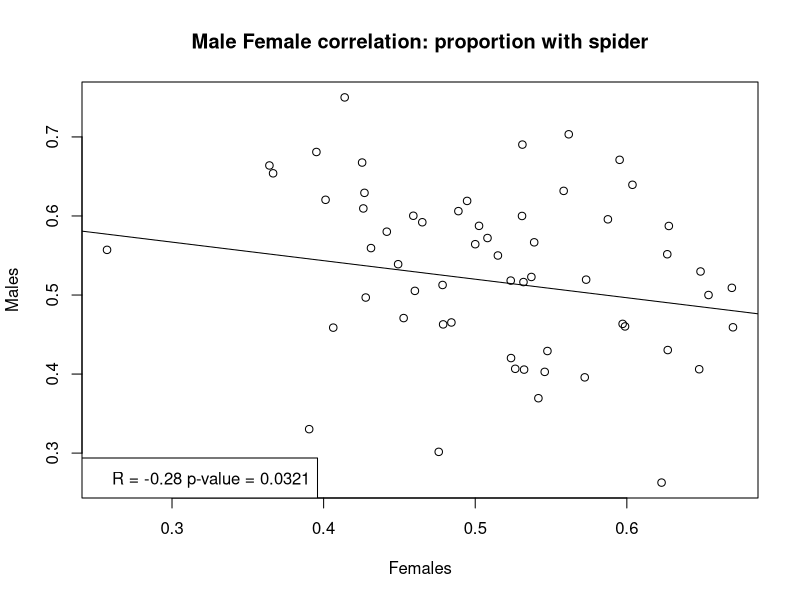
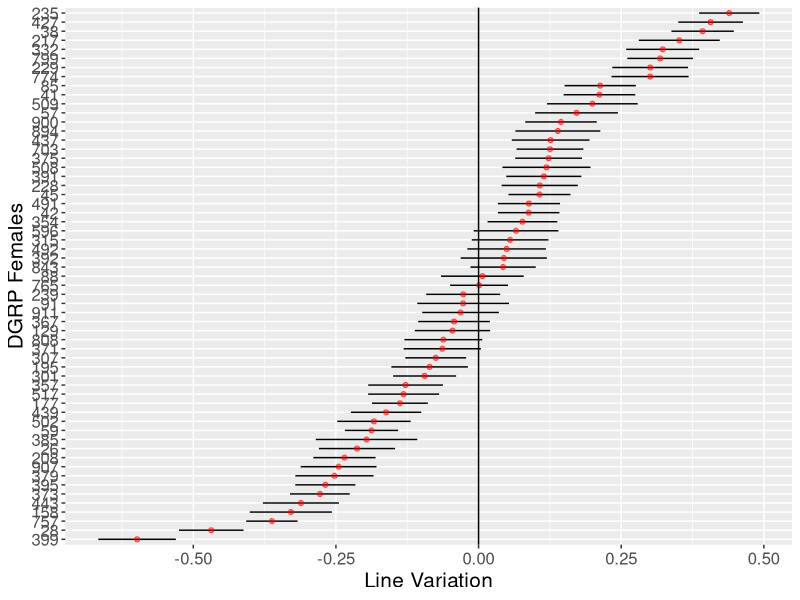
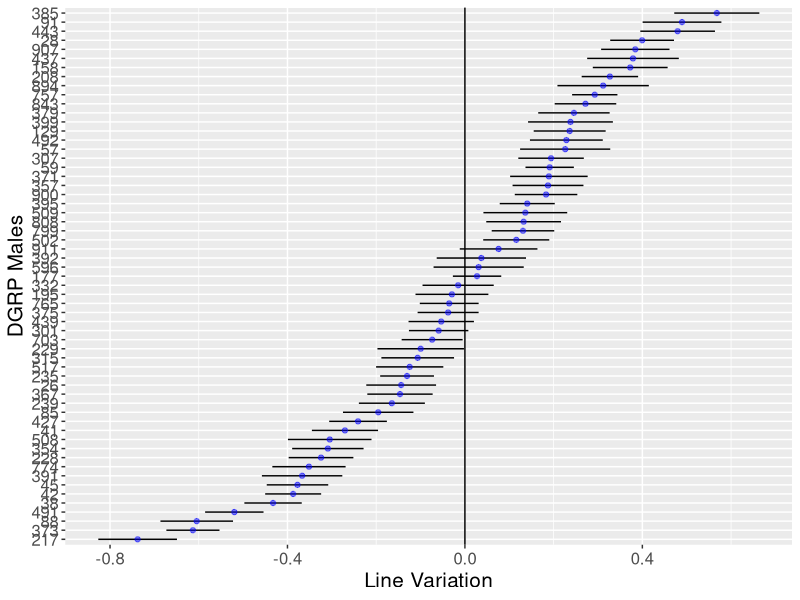
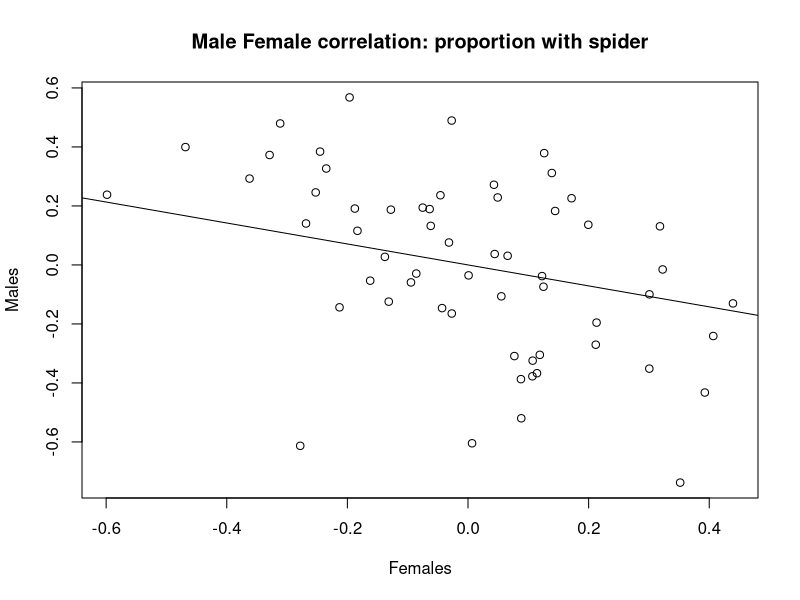
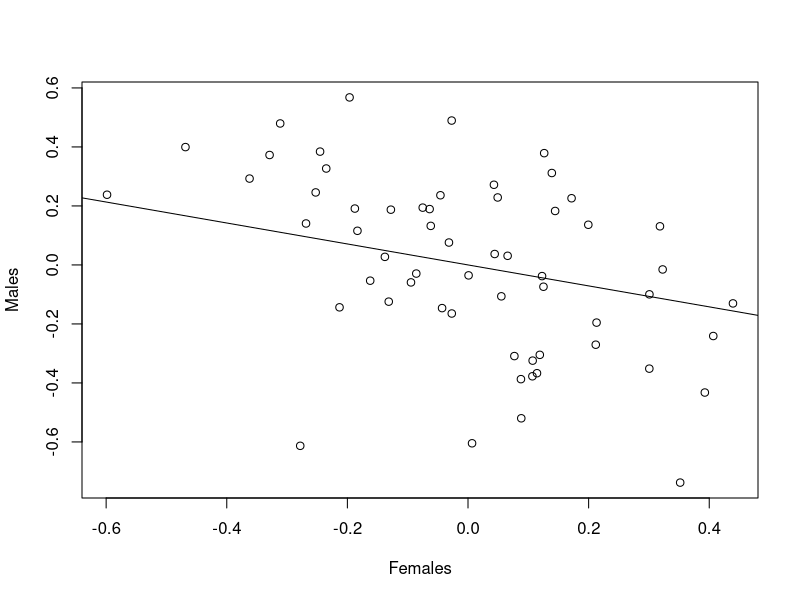
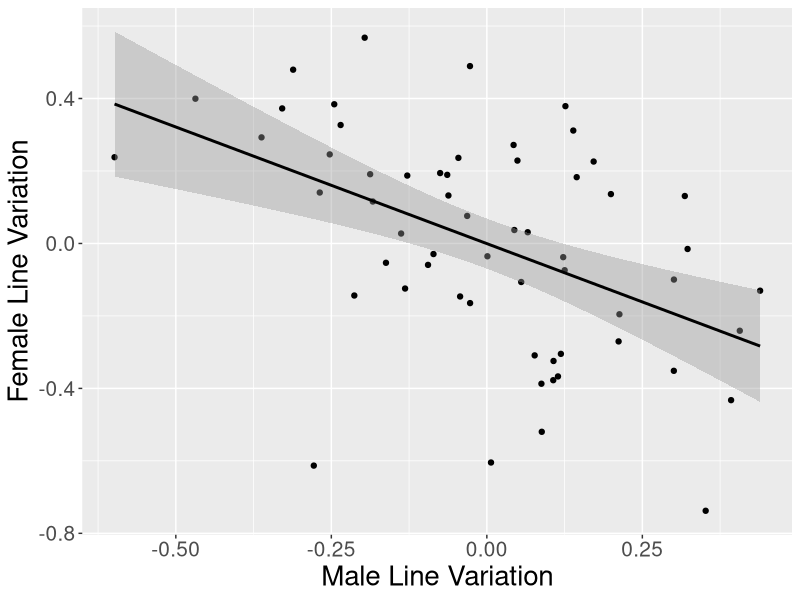
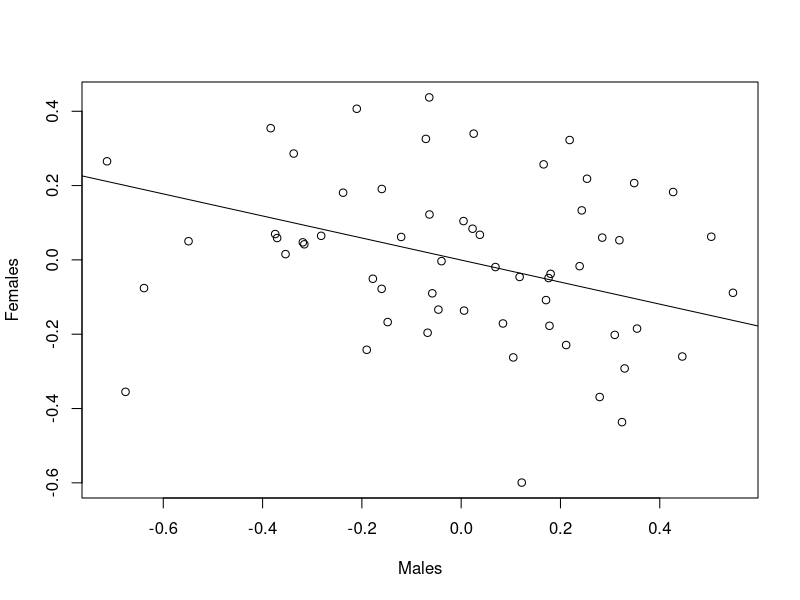

Generate these figures, in order, with R:
#Official R-code for the perception Data:

#Packages:
library(ggplot2)
library(dplyr)
library(lme4)
library(car)
library(effects)
require(lattice)

#install.packages("pbkrtest")
library("pbkrtest")

#Possibly not needed
#install.packages('Hmisc')
require(Hmisc)

perception <- read.csv('Perception_all_Data.csv', h=TRUE)

#Remove all temp, bp and humidity (not using in analysis) and 24 hour counts
#Note: Humidity showed to have some effect but beacues this is only three readings over 48 hours, day effects should incorperate changing humiduty throughout the day
head(perception)
perception <- subset(perception, select = -c(Spider_24, Not_Spider_24, Outside_24, Humidity_start, Humidity_24, Humidity_48, Temp_start, Temp_24, Temp_48, BP_Start, BP_24, BP_48) )

#DGRP as factor

perception$DGRP <- factor(perception$DGRP)

#Total those assorted into vials
perception$spiANDno_48 <- with(perception, Spider_48 + Not_Spider_48)

#Subsample of those with more than six total in vials
perception <- subset(perception, spiANDno_48 >= 6)

#New data frame with needed variables (and change some names):
DGRP_by_counts <- with(perception,
                       data.frame(DGRP, Sex, Spider=Spider_48,
                                  Not_spider=Not_Spider_48, Outside=Outside_48,
                                  Date=Start_date, Vial_total= spiANDno_48, Number=Number))

DGRP_by_counts$proportion_spider <- with(DGRP_by_counts, Spider/Vial_total)

#Data set with all DGRP lines together into one group (by sex also): inclueds mean temperature scales (and humidity) and the mean proportion with spiders and SE

DGRP_sub <-DGRP_by_counts %>%
  group_by(DGRP, Sex) %>%
  summarise(prop_spider=mean(proportion_spider),
            se =((sd(proportion_spider))/sqrt(n())))


###Sex Correlation:
with(DGRP_sub, cor(prop_spider[Sex == "Female"],prop_spider[Sex == "Male"] ))

MFcor <- with(DGRP_sub, cor(prop_spider[Sex == "Female"],prop_spider[Sex == "Male"] ))

##rcorr:
#Hmisc
with(DGRP_sub, rcorr(x = prop_spider[Sex == "Female"],y = prop_spider[Sex == "Male"],type="pearson"))

line2 <- lm(DGRP_sub$prop_spider[DGRP_sub$Sex == "Female"] ~ DGRP_sub$prop_spider[DGRP_sub$Sex == "Male"])

with(DGRP_sub, plot(x = prop_spider[Sex == "Female"],y = prop_spider[Sex == "Male"], xlab = "Females", ylab = "Males", abline(line2), main = "Male Female correlation: proportion with spider"))

legend("bottomleft", bty="y", 
       legend=paste("R = -0.28" , "p-value = 0.0321" ))


#Model:
## DGRP is a random effect

#Remove date or temp,hum,bp:  Redundant to have both?

mod1 <- glmer(cbind(Spider, Not_spider) ~ 1 + Sex  + (1|Date) 
              + (0 + Sex|DGRP), data = DGRP_by_counts, family = "binomial")
summary(mod1)

rr1 <- ranef(mod1, condVar = TRUE)
head(rr1)

pv <- attr(rr1$DGRP, "postVar")
pv
se_fem <- pv[1, 1, ]
se_ma <- pv[2,2, ]
#Data frame of intercepts
rand.interc<-rr1$DGRP
rand.interc
df<-data.frame(Intercepts=rr1$DGRP[,1:2], DGRP=rownames(rand.interc), se_female=se_fem, se_male=se_ma)
colnames(df) <- c("Female_Int", "Male_Int", "DGRP", "Female_se", "Male_se")
df$m.low <- with(df, Male_Int - 2 * Male_se)
df$m.high <- with(df, Male_Int + 2 * Male_se)
df$f.low <- with(df, Female_Int - 2 * Female_se)
df$f.high <- with(df, Female_Int + 2 * Female_se)

colMeans(ranef(mod1)$DGRP)
df$Male_scale  <- df$Male_Int + (0.08348933)
df$Female_scale  <- df$Female_Int + 0.06116928
df$m.scale.low  <- df$m.low + 0.5
df$m.scale.high  <- df$m.high + 0.5
df$f.scale.low  <- df$f.low + 0.5
df$f.scale.high  <- df$f.high + 0.5


fixef(mod1)
coef(mod1)$DGRP
summary(mod1)
cc1 <- coef(mod1)$DGRP
cc1$DGRP <- df$DGRP
head(cc1)

F1 <- ggplot(df, aes(y=Female_Int, x=reorder(DGRP, Female_Int))) + 
  geom_linerange(aes(ymin=f.low, ymax=f.high), colour="black") + 
  geom_point(colour="red", alpha=.5) + 
  coord_flip() + 
  labs(y="Line Variation", x="DGRP Females")

# Error bars == upper and lower 95% confidence intervals
M1 <- ggplot(df, aes(y=Male_Int, x=reorder(DGRP, Male_Int))) + 
  geom_linerange(aes(ymin=m.low, ymax=m.high), colour="black") + 
  geom_point(colour="blue", alpha=.5) + 
  coord_flip() + 
  labs(y="Line Variation", x="DGRP Males")

head(df)
F1 +
  theme(text = element_text(size=15)) + 
  geom_hline(yintercept = 0)
 
M1 +
  theme(text = element_text(size=15)) + 
  geom_hline(yintercept = 0)

VarCorr(mod1)

##rcorr:
#??Hmisc
with(DGRP_sub, rcorr(x = prop_spider[Sex == "Female"],y = prop_spider[Sex == "Male"],type="pearson"))

VarCorr(mod1,comp=c("Variance", "Std.Dev"))
rcorr(as.matrix(df), type="pearson")


with(df, cor.test(Female_Int, Male_Int))





line3 <- lm(df$Female_Int ~ df$Male_Int)
line3
with(df, plot(x = Female_Int,y = Male_Int, xlab = "Females", ylab = "Males", abline(line3), main = "Male Female correlation: proportion with spider"))

with(df, plot(x = Female_Int,y = Male_Int, xlab = "Females", ylab = "Males", abline(line3)))

corr <- ggplot(df, aes(x = Female_Int,y=Male_Int))
corr + geom_point() +
  labs(y="Female Line Variation", x="Male Line Variation") + geom_smooth(method="lm", colour="black") +
  theme(text = element_text(size=20), 
        axis.text.x= element_text(size=15), axis.text.y= element_text(size=15))


#F2 <- ggplot(df, aes(y=Female_scale, 
#                     x=reorder(DGRP, Female_scale))) + 
#  geom_linerange(aes(ymin=f.low, ymax=f.high), colour="black") + 
##  geom_point(colour="red") + 
#  coord_flip() + 
#  labs(y="Intercept", x="DGRP Females")
#F2
# Error bars == upper and lower 95% confidence intervals
#M2 <- ggplot(df, aes(y=Male_scale, x=reorder(DGRP, Male_scale))) + 
#  geom_linerange(aes(ymin=m.low, ymax=m.high), colour="black") + 
#  geom_point(colour="blue", alpha=.5) + 
#  coord_flip() + 
#  labs(y="Intercept", x="DGRP Males")
#M2



#Model comparison: comparing with random DGRP effects and without:

#Large model: mod1

mod1 <- glmer(cbind(Spider, Not_spider) ~ 1 + Sex + 
                (1|Date) + (0 + Sex|DGRP),
              data = DGRP_by_counts, family = "binomial")
summary(mod1)
Anova(mod1)

mod2 <- glmer(cbind(Spider, Not_spider) ~ 1 + Sex + (1|Date) + (1|DGRP),
              data = DGRP_by_counts, family = "binomial")
summary(mod2)
Anova(mod2)

#Small Model:
mod3 <- glmer(cbind(Spider, Not_spider) ~ 1 + Sex + (1|Date), 
              data = DGRP_by_counts, family = "binomial")
summary(mod3)
Anova(mod3)

#PB_Mod_1 <- PBmodcomp(mod2, mod3, nsim = 10, ref = NULL, seed = NULL,
#                    cl = NULL, details = 0)
#summary(PB_Mod_1)

#PB_Mod_2 <- PBmodcomp(mod1, mod2, nsim = 10, ref = NULL, seed = NULL,
#                    cl = NULL, details = 0)
#summary(PB_Mod_2)







#seperate Male Female Effects

modMale <- glmer(cbind(Spider, Not_spider) ~ 1  + (1|Date) 
              +  DGRP, data = DGRP_by_counts, family = "binomial", subset = Sex == "Male")

summary(modMale)
#worked Below
modSEx <- glmer(cbind(Spider, Not_spider) ~ 1 + (1|Date) + (1|DGRP),
              data = DGRP_by_counts, family = "binomial", subset = Sex=="Male")
summary(modSEx)


modFeSEx <- glmer(cbind(Spider, Not_spider) ~ 1 + (1|Date) + (1|DGRP),
                data = DGRP_by_counts, family = "binomial", subset = Sex=="Female")
summary(modFeSEx)


#########

rr2 <- ranef(modSEx, condVar = TRUE)
head(rr2)
mal<-rr2$DGRP
mal
rrmal<-data.frame(Intercepts=rr2$DGRP[,1], DGRP=rownames(mal))

rr1 <- ranef(modFeSEx, condVar = TRUE)
head(rr1)
rand.interc<-rr1$DGRP
rand.interc
rrfem<-data.frame(Intercepts=rr1$DGRP[,1], DGRP=rownames(rand.interc))


head(rrfem)
head(rrmal)


cor(rrmal$Intercepts, rrfem$Intercepts)
rcorr(rrmal$Intercepts, rrfem$Intercepts, type="pearson")

line2 <- lm(rrmal$Intercepts ~ rrfem$Intercepts)

plot(x = rrmal$Intercepts, y = rrfem$Intercepts, xlab = "Males", ylab = "Females", abline(line2))
